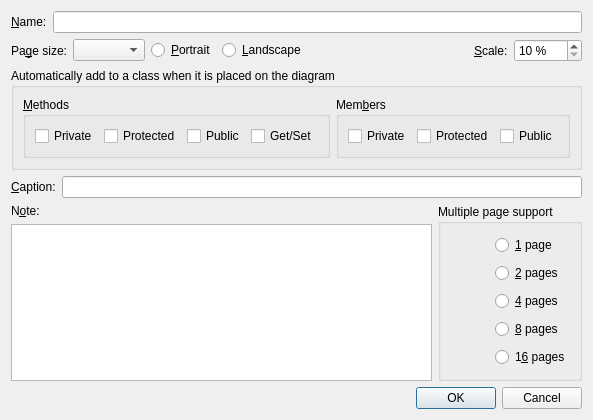
<?xml version="1.0" encoding="UTF-8"?>
<ui version="4.0">
 <class>ClassDiagramDialog</class>
 <widget class="QDialog" name="ClassDiagramDialog">
  <property name="geometry">
   <rect>
    <x>0</x>
    <y>0</y>
    <width>560</width>
    <height>420</height>
   </rect>
  </property>
  <property name="windowTitle">
   <string>Class Diagram</string>
  </property>
  <layout class="QVBoxLayout" name="mainLayout">
   <item>
    <layout class="QHBoxLayout" name="nameRow">
     <item>
      <widget class="QLabel" name="labelName">
       <property name="text">
        <string>&amp;Name:</string>
       </property>
       <property name="buddy">
        <cstring>lineEditName</cstring>
       </property>
      </widget>
     </item>
     <item>
      <widget class="QLineEdit" name="lineEditName"/>
     </item>
    </layout>
   </item>
   <item>
    <layout class="QHBoxLayout" name="pageRow">
     <item>
      <widget class="QLabel" name="labelPageSize">
       <property name="text">
        <string>Pa&amp;ge size:</string>
       </property>
       <property name="buddy">
        <cstring>comboPageSize</cstring>
       </property>
      </widget>
     </item>
     <item>
      <widget class="QComboBox" name="comboPageSize"/>
     </item>
     <item>
      <widget class="QRadioButton" name="radioPortrait">
       <property name="text">
        <string>&amp;Portrait</string>
       </property>
      </widget>
     </item>
     <item>
      <widget class="QRadioButton" name="radioLandscape">
       <property name="text">
        <string>&amp;Landscape</string>
       </property>
      </widget>
     </item>
     <item>
      <spacer name="pageRowSpacer">
       <property name="orientation">
        <enum>Qt::Orientation::Horizontal</enum>
       </property>
       <property name="sizeHint" stdset="0">
        <size>
         <width>20</width>
         <height>20</height>
        </size>
       </property>
      </spacer>
     </item>
     <item>
      <widget class="QLabel" name="labelScale">
       <property name="text">
        <string>&amp;Scale:</string>
       </property>
       <property name="buddy">
        <cstring>spinScale</cstring>
       </property>
      </widget>
     </item>
     <item>
      <widget class="QSpinBox" name="spinScale">
       <property name="suffix">
        <string> %</string>
       </property>
       <property name="minimum">
        <number>10</number>
       </property>
       <property name="maximum">
        <number>1000</number>
       </property>
      </widget>
     </item>
    </layout>
   </item>
   <item>
    <widget class="QGroupBox" name="groupAuto">
     <property name="title">
      <string>Automatically add to a class when it is placed on the diagram</string>
     </property>
     <layout class="QHBoxLayout" name="autoLayout">
      <item>
       <widget class="QGroupBox" name="groupMethods">
        <property name="title">
         <string>&amp;Methods</string>
        </property>
        <layout class="QHBoxLayout" name="methodsLayout">
         <item>
          <widget class="QCheckBox" name="checkPrivateMethods">
           <property name="text">
            <string>Private</string>
           </property>
          </widget>
         </item>
         <item>
          <widget class="QCheckBox" name="checkProtectedMethods">
           <property name="text">
            <string>Protected</string>
           </property>
          </widget>
         </item>
         <item>
          <widget class="QCheckBox" name="checkPublicMethods">
           <property name="text">
            <string>Public</string>
           </property>
          </widget>
         </item>
         <item>
          <widget class="QCheckBox" name="checkGetSetMethods">
           <property name="text">
            <string>Get/Set</string>
           </property>
          </widget>
         </item>
        </layout>
       </widget>
      </item>
      <item>
       <widget class="QGroupBox" name="groupMembers">
        <property name="title">
         <string>Mem&amp;bers</string>
        </property>
        <layout class="QHBoxLayout" name="membersLayout">
         <item>
          <widget class="QCheckBox" name="checkPrivateMembers">
           <property name="text">
            <string>Private</string>
           </property>
          </widget>
         </item>
         <item>
          <widget class="QCheckBox" name="checkProtectedMembers">
           <property name="text">
            <string>Protected</string>
           </property>
          </widget>
         </item>
         <item>
          <widget class="QCheckBox" name="checkPublicMembers">
           <property name="text">
            <string>Public</string>
           </property>
          </widget>
         </item>
        </layout>
       </widget>
      </item>
     </layout>
    </widget>
   </item>
   <item>
    <layout class="QHBoxLayout" name="captionRow">
     <item>
      <widget class="QLabel" name="labelCaption">
       <property name="text">
        <string>&amp;Caption:</string>
       </property>
       <property name="buddy">
        <cstring>lineEditCaption</cstring>
       </property>
      </widget>
     </item>
     <item>
      <widget class="QLineEdit" name="lineEditCaption"/>
     </item>
    </layout>
   </item>
   <item>
    <layout class="QHBoxLayout" name="noteRow">
     <item>
      <layout class="QVBoxLayout" name="noteCol">
       <item>
        <widget class="QLabel" name="labelNote">
         <property name="text">
          <string>N&amp;ote:</string>
         </property>
         <property name="buddy">
          <cstring>plainTextNote</cstring>
         </property>
        </widget>
       </item>
       <item>
        <widget class="QPlainTextEdit" name="plainTextNote"/>
       </item>
      </layout>
     </item>
     <item>
      <widget class="QGroupBox" name="groupMultiPage">
       <property name="title">
        <string>Multiple page support</string>
       </property>
       <layout class="QHBoxLayout" name="multiPageLayout">
        <item>
         <widget class="QLabel" name="labelPageIllustration">
          <property name="alignment">
           <set>Qt::AlignmentFlag::AlignHCenter|Qt::AlignmentFlag::AlignTop</set>
          </property>
         </widget>
        </item>
        <item>
         <layout class="QVBoxLayout" name="multiPageRadios">
          <item>
           <widget class="QRadioButton" name="radioPage1">
            <property name="text">
             <string>&amp;1 page</string>
            </property>
           </widget>
          </item>
          <item>
           <widget class="QRadioButton" name="radioPage2">
            <property name="text">
             <string>&amp;2 pages</string>
            </property>
           </widget>
          </item>
          <item>
           <widget class="QRadioButton" name="radioPage4">
            <property name="text">
             <string>&amp;4 pages</string>
            </property>
           </widget>
          </item>
          <item>
           <widget class="QRadioButton" name="radioPage8">
            <property name="text">
             <string>&amp;8 pages</string>
            </property>
           </widget>
          </item>
          <item>
           <widget class="QRadioButton" name="radioPage16">
            <property name="text">
             <string>1&amp;6 pages</string>
            </property>
           </widget>
          </item>
         </layout>
        </item>
       </layout>
      </widget>
     </item>
    </layout>
   </item>
   <item>
    <widget class="QDialogButtonBox" name="buttonBox">
     <property name="orientation">
      <enum>Qt::Orientation::Horizontal</enum>
     </property>
     <property name="standardButtons">
      <set>QDialogButtonBox::StandardButton::Cancel|QDialogButtonBox::StandardButton::Ok</set>
     </property>
    </widget>
   </item>
  </layout>
 </widget>
 <resources/>
 <connections/>
</ui>
